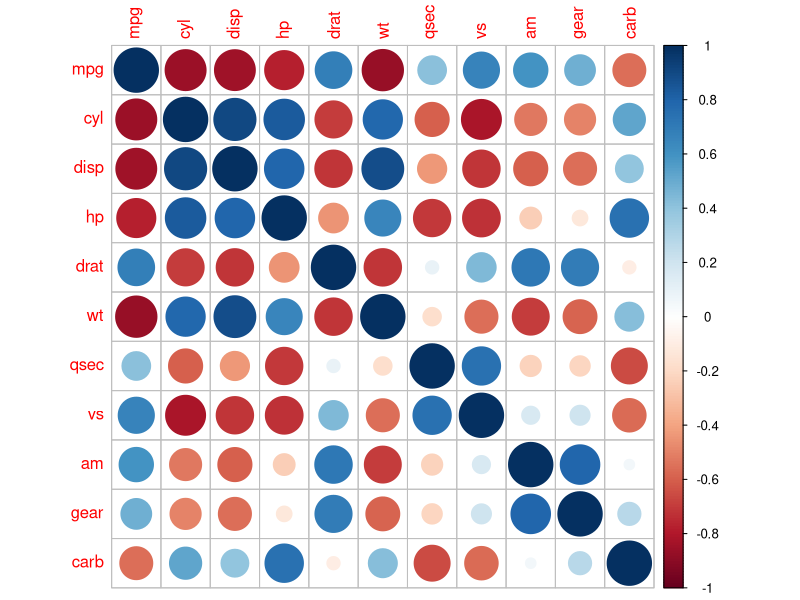
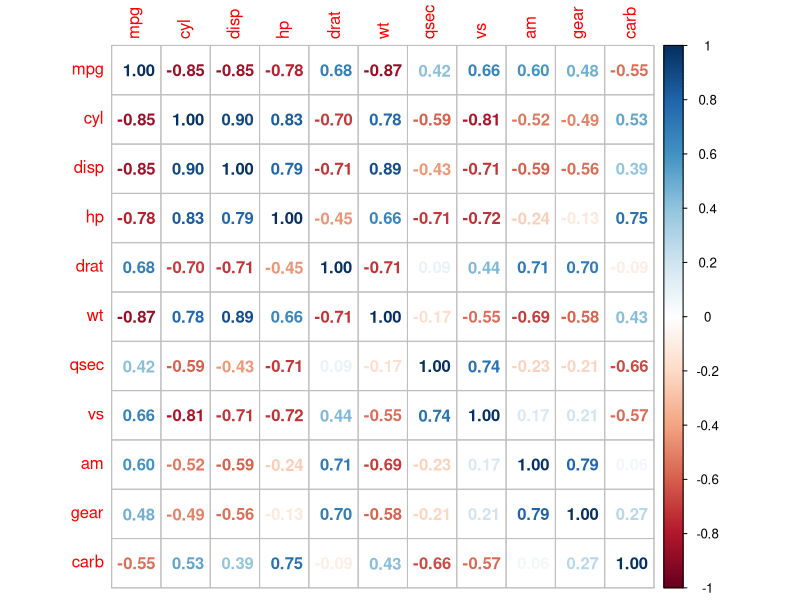
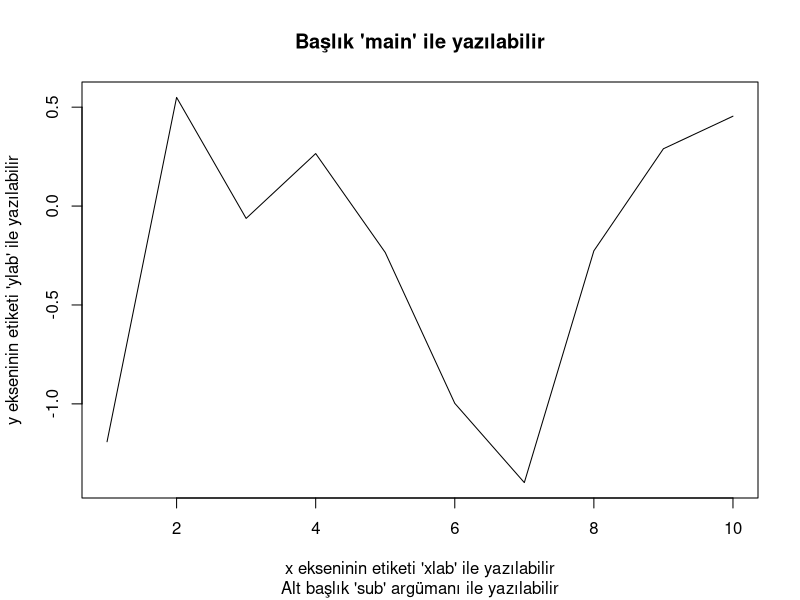
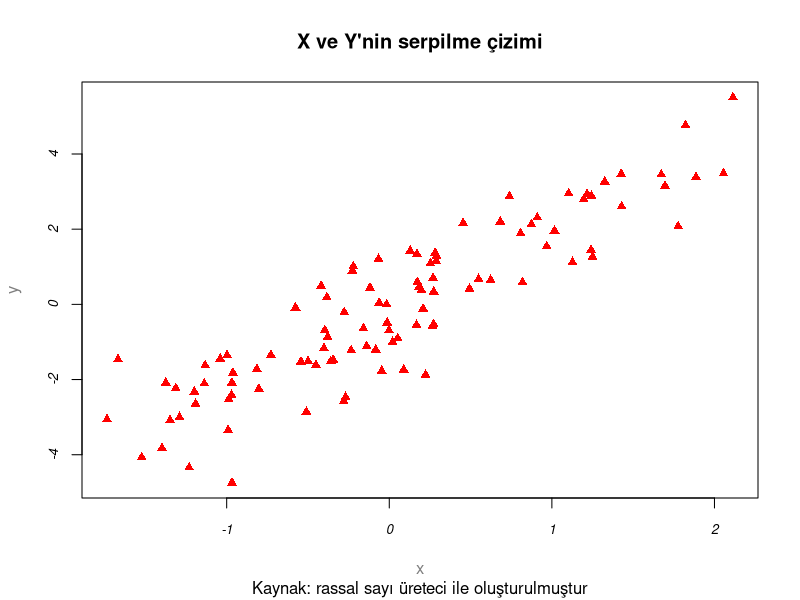
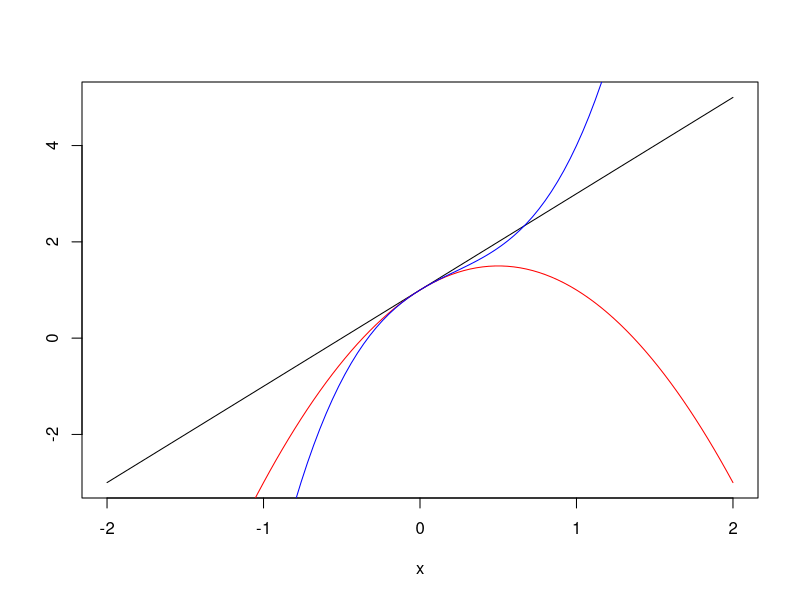
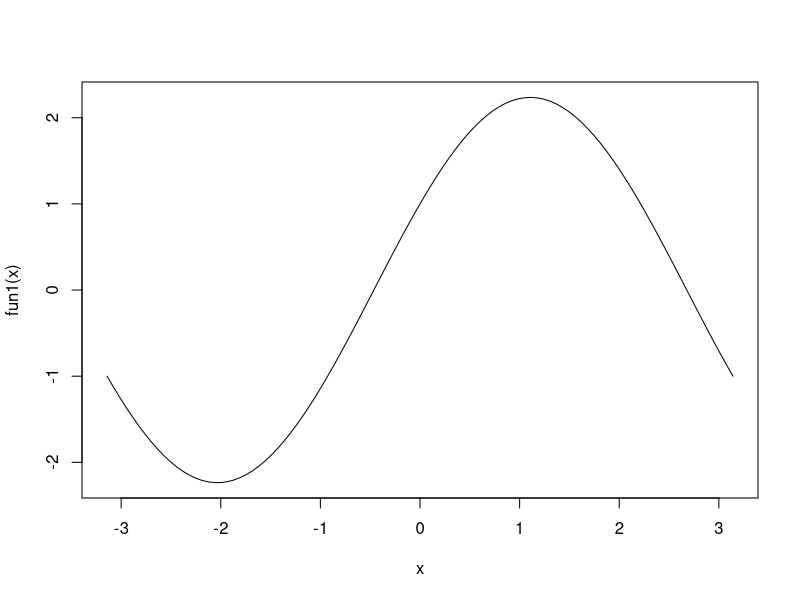
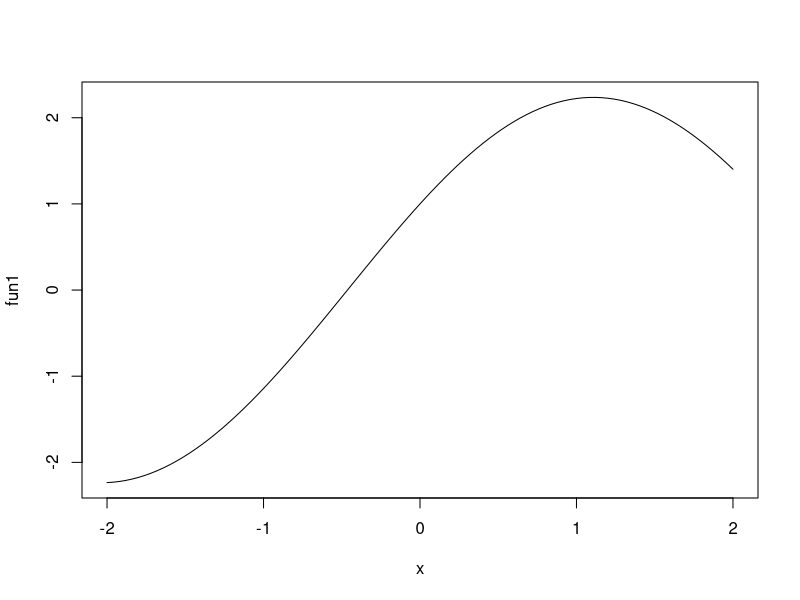
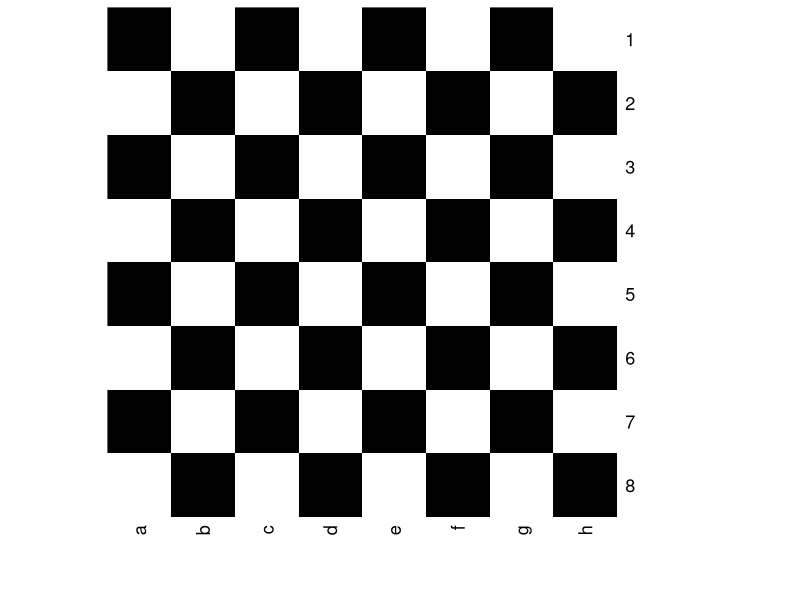

R code for these plots, in order:
## ---- chunk 1
A = 5 + 3 # toplama 
B = 5 - 3 # çıkarma 
C = 5 * 3 # çarpma 
D = 5 / 3 # bölme 
E = 5 ^ 3 # üst alma 
## ---- chunk 2
x <- A/B 
print(x)
## ---- chunk 3
a <- 9*8.1 + 8.1
print(a)
## ---- chunk 4
print(a, digits = 17)
## ---- chunk 5
print(81-a, digits = 17)
## ---- chunk 6
format(81-a, scientific = FALSE)
## ---- chunk 7
81 == a # boşluksuz iki eşit işareti mantıksal kıyaslama yapar
## ---- chunk 8
all.equal(81,a)
## ---- chunk 9
print(.Machine$double.eps, digits=22)
## ---- chunk 10
eps <- .Machine$double.eps
u <- 1 + eps
print(u, digits=22) 
u>1
## ---- chunk 11
.Machine$double.xmin
## ---- chunk 12
b <- 10.2 - 10.1
print(b, digits = 17)
## ---- chunk 13
#| echo: false
#| output: false

decimal_to_binary <- function(num) {
  binary <- rev(as.integer(intToBits(num)))
  # Sıfırları baştan kırpıyoruz
  binary <- binary[which(binary == 1)[1]:length(binary)]
  paste(binary, collapse = "")
}

decimal_to_binary(81)
## ---- chunk 14
#| echo: false
#| output: false
#| 
# Ondalık sayıyı ikili sisteme çeviren fonksiyon
decimal_to_binary_fraction <- function(decimal, precision = 20) {
  result <- ""
  frac_part <- decimal
  for (i in 1:precision) {
    frac_part <- frac_part * 2
    if (frac_part >= 1) {
      result <- paste0(result, "1")
      frac_part <- frac_part - 1
    } else {
      result <- paste0(result, "0")
    }
    if (frac_part == 0) break
  }
  result
}

decimal_to_binary_fraction(0.10)
## ---- chunk 15
pi
## ---- chunk 16
log(exp(1))
## ---- chunk 17
e <- exp(1)
print(e, digits = 3)
## ---- chunk 18
print(e, digits = 17)
## ---- chunk 19
log10(100)
## ---- chunk 20
log2(16)
## ---- chunk 21
1/0
-1/0
0/0
## ---- chunk 22
ls()
# ya da objects()
## ---- chunk 23
nesne2 <- c(10, 20)
nesne2
## ---- chunk 24
# Örnek 1 (snake_case)
yeni_bir_nesne <- nesne2*5
yeni_bir_nesne
## ---- chunk 25
# Örnek 2 (CamelCase)
YeniBirNesne <- nesne2*5
YeniBirNesne
## ---- chunk 26
# Örnek 3
yeni.bir.nesne <- nesne2^3
yeni.bir.nesne
## ---- chunk 27
class(yeni_bir_nesne)
## ---- chunk 28
typeof(yeni_bir_nesne)
## ---- chunk 29
a <- c(1,2,3,4,5)  # bir sayısal vektör oluştur
typeof(a)          # vektörün türü
print(a)
## ---- chunk 30
b <- rep(1,5) # tüm elemanları 1 olan 5 elemanlı bir vektör oluştur
a+b
## ---- chunk 31
puanlar <- c("Ahmet" = 80, "Burcu" = 95, "Hasan" = 67)
print(puanlar)
## ---- chunk 32
names(puanlar)
## ---- chunk 33
sayisal_vektor <- c(2, 4, 6, 8, 10)
sayisal_vektor
## ---- chunk 34
sifirlar <- numeric(5)
sifirlar 
## ---- chunk 35
tamsayilar <- c(1L, 2L, 3L)
tamsayilar
typeof(tamsayilar)
## ---- chunk 36
reel_sayilar <- c(1.5, 2.5, 3.5)
reel_sayilar
typeof(reel_sayilar)
## ---- chunk 37
skor <- c("Denek 1" = 80, "Denek 2" = 65, "Denek 3" = 78, "Denek 4" = 94, "Denek 5" = 100, "Denek 6" = NA, "Denek 7" = 55, "Denek 8" = 85, "Denek 9" = 88, "Denek 10" = 75)
print(skor)
## ---- chunk 38
# vektörün eleman sayısı 
length(a) # ya da NROW(a)
# sırala
sort(skor) # default: küçükten büyüğe, NA hariç
# maximum 
max(a)
# minimum
min(a)
# elemanların toplamı
sum(a)
# elemanların çarpımı
prod(a) 
# Tüm elemanları a olan n-vektör: rep(a, n)
rep(1,10)
# seq(T): 1'den  T'ye tamsayı dizisi
seq(10)
# seq(t,T) t'den T'ye tamsayı dizisi
seq(5,10)
# seq(t,T,s) t'den T'ye s artışla tamsayı dizisi
seq(1,10,2)
## ---- chunk 39
# 1nci eleman
skor[1]
## ---- chunk 40
# 2-4 elemanlar
skor[2:4]
## ---- chunk 41
# son eleman
n <- length(skor)
skor[n]
## ---- chunk 42
# son 3 eleman
skor[(n-3):n]
## ---- chunk 43
skor[n-3:n]
## ---- chunk 44
sayisal_vektor <- c(2, 4, 6, 8, 10)
besten_buyuk_mu <- sayisal_vektor > 5
besten_buyuk_mu
## ---- chunk 45
sayisal_vektor[besten_buyuk_mu]
## ---- chunk 46
sayisal_vektor[sayisal_vektor > 5]
## ---- chunk 47
isimler <- c("Ahmet", "Burcu", "Cem") # 3 elemanlı bir karakter vektörü
isimler
typeof(isimler)
## ---- chunk 48
kar <- character(5) # 5 elemanlı bir boş karakter vektörü oluştur
kar
## ---- chunk 49
nchar("Merhaba Dünya")
## ---- chunk 50
# bir karakter vektöründeki ögelerin uzunluğu
nchar(isimler) 
nchar(kar)
## ---- chunk 51
#  iki ayrı metin parçasından yeni bir metin oluşturma
kelime1 <- "Merhaba"
kelime2 <- "Dünya"
tam_cumle <- paste(kelime1, kelime2)
tam_cumle
## ---- chunk 52
substr("abcdef", 3, 4)
## ---- chunk 53
metin <- "R programlama dili"
altMetin <- substr(metin, 3, 13)
altMetin
## ---- chunk 54
alf <- "abcdef"
substr(alf, 1, 2) <- "AB"
## ---- chunk 55
isimler <- c("Hasan", "Elif", "Zeynep", "Ahmet", "Çetin", "Burcu")
sort(isimler)
## ---- chunk 56
# Meyve isimlerini içeren bir karakter vektörü
meyveler <- c("elma", "muz", "portakal", "elma ve armut", "kivi", "armut")

# "elma" kelimesini içeren öğeleri arayalım
elma_indisleri <- grep("elma", meyveler)

# Eşleşen öğelerin indeksleri (sıra numaraları)
print(elma_indisleri)
## ---- chunk 57
# Şehir isimlerini içeren bir karakter vektörü
sehirler <- c("İstanbul", "Ankara", "İzmir", "Bursa", "Ankara ve Konya", "Antalya")

# "Ankara" kelimesini içeren öğeleri bulalım
ankara_var_mi <- grepl("Ankara", sehirler)

# Her öğe için mantıksal değerler
print(ankara_var_mi)
## ---- chunk 58
# Sadece "Ankara" içeren şehirleri filtreleyelim
ankara_iceren_sehirler <- sehirler[grepl("Ankara", sehirler)]

# Filtrelenmiş liste
print(ankara_iceren_sehirler)
## ---- chunk 59
# Bir cümle
cumle <- "elma ve muz, elma ve kiraz"

# İlk "elma" kelimesini "armut" ile değiştirelim
yeni_cumle <- sub("elma", "armut", cumle)

# Yeni cümle
print(yeni_cumle)
## ---- chunk 60
# Tüm "elma" kelimelerini "armut" ile değiştirelim
tumunu_degistir <- gsub("elma", "armut", cumle)

# Yeni cümle
print(tumunu_degistir)
## ---- chunk 61
mantiksal <- logical(5)
mantiksal
## ---- chunk 62
# mantıksal işlemler, ==, !=, >, <, >=, <=
0 == 0
0 == 1
## ---- chunk 63
print(a)
# 2'den büyük sayılar
a >= 3
## ---- chunk 64
logic1 <- c(TRUE, FALSE, TRUE)
logic1
as.numeric(logic1) 
## ---- chunk 65
# parantez içinde mantıksal karşılaştırma: 
1-(a<=3)
## ---- chunk 66
1-a<=3
## ---- chunk 67
skor
## ---- chunk 68
dusuk_skorlar <- (skor < 70)
dusuk_skorlar
## ---- chunk 69
skor[dusuk_skorlar]
## ---- chunk 70
# öğe NA mı ?
is.na(skor)
## ---- chunk 71
# NA'nın konumunu bul
which(is.na(skor))
## ---- chunk 72
# sayısal öğelerin konumu
which(!is.na(skor))
## ---- chunk 73
skor2 <- skor[which(!is.na(skor))]
skor2
## ---- chunk 74
skor2 <- skor[!is.na(skor)]
skor2
## ---- chunk 75
A <- matrix(data = skor, nrow=10, ncol=1, byrow = FALSE, dimnames = NULL)
print(A)
dim(A) # matrisin boyutları satır x sütun
## ---- chunk 76
rownames(A) <- names(skor)
colnames(A) <- "skor"
print(A)
## ---- chunk 77
B <- matrix(data=1:10, nrow=5, ncol=2, byrow=FALSE, dimnames=NULL)
print(B)
## ---- chunk 78
BB <- matrix(data=1:10, nrow=5, ncol=2, byrow=TRUE, dimnames=NULL)
print(BB)
## ---- chunk 79
t(B)
## ---- chunk 80
B > 5
which(B>5)
BB > 5
which(BB>5)
## ---- chunk 81
zeros <- matrix(data = 0, nrow = 5, ncol = 5)
zeros
## ---- chunk 82
x <- cbind(b,a)
x
#  
cbind(1,1:5)
## ---- chunk 83
cinsiyet <- c("Kadın", "Erkek", "Kadın", "Kadın", "Erkek", "Kadın", "Erkek", "Erkek", "Kadın", "Kadın")
print(cinsiyet) 
table(cinsiyet)
## ---- chunk 84
x<- cbind(skor, cinsiyet)
x
## ---- chunk 85
# bir R listesi oluştur
liste1 <- list(numaralar = seq(10,20,3), 
               isimler = c("Ahmet", "Burcu", "Hasan"), 
               birim_mat = diag(4)
               )
#  
liste1 
## ---- chunk 86
names(liste1)
## ---- chunk 87
# örnek
liste1$numaralar
liste1$numaralar[1]
## ---- chunk 88
dim(liste1$birim_mat)
## ---- chunk 89
veri1 <- data.frame(skor, cinsiyet)
veri1
## ---- chunk 90
names(veri1)
str(veri1)
summary(veri1)
## ---- chunk 91
# örnek veri seti simülasyonu
set.seed(123)
x1 = rnorm(100, mean=5, sd=1.2)
x2 = rnorm(100, mean=0, sd=0.8)
grup = sample(c("A", "B", "C"), 100, replace = TRUE)
y = 2 + 2*x1 - 3*x2 + 5*(grup=="B") + 8*(grup=="C") + rnorm(100) 
#
veri2 <- data.frame(y, x1, x2, grup) # veri çerçevesini oluştur
head(veri2)
## ---- chunk 92
# doğru ve doğru = doğru
TRUE & TRUE 
## ---- chunk 93
# doğru ve yanlış = yanlış
TRUE & FALSE 
## ---- chunk 94
# yanlış ve doğru = yanlış
FALSE & TRUE 
## ---- chunk 95
# yanlış ve yanlış = yanlış
FALSE & FALSE 
## ---- chunk 96
x <- c(4, 8)
x > 3 & x < 6
## ---- chunk 97
# doğru veya doğru = doğru 
TRUE | TRUE
## ---- chunk 98
# doğru veya yanlış = doğru 
TRUE | FALSE
## ---- chunk 99
# yanlış veya doğru = doğru 
FALSE | TRUE
## ---- chunk 100
# yanlış veya yanlış = yanlış
FALSE | FALSE
## ---- chunk 101
x <- c(4, 8)
x > 3 | x < 6
## ---- chunk 102
# grup = A olanları seç
veri2_A <- veri2[grup == "A", ]
head(veri2_A)
## ---- chunk 103
# subset() fonksiyonu ile 
head(subset(veri2, grup=="A"))
## ---- chunk 104
# grup = A ve grup = B olanları seç
veri2_AB <- veri2[grup == "A" | grup == "B", ]
head(veri2_AB)
## ---- chunk 105
# %in% işlemcisi ile
# grup = A ve grup = B olanları seç
veri2_AB <- veri2[grup %in% c("A", "B"), ]
head(veri2_AB)
## ---- chunk 106
# veri2'den 10 satırın rassal seçimi
set.seed(99)
orneklem1 <- sample(1:nrow(veri2), 10, replace = FALSE)
orneklem1 # satır numaraları
## ---- chunk 107
# veri2'den satırları çek
veri2[orneklem1, ]
## ---- chunk 108
satirno <- sample(1:nrow(veri2), nrow(veri2), replace = TRUE)
boot1 <- veri2[satirno, ]
head(boot1)
## ---- chunk 109
a <- seq(1,10,1)
b <- 85
c <- "YTU"
if (typeof(b)=="double" |  typeof(b)=="integer") {
  print(b) } else {
    print("This is not a numeric object")
  }

## ---- chunk 110
x <- -10
if (x < 0) {
    print("x negatif bir sayıdır") 
  } else if (x == 0) {
    print("x sıfıra eşittir") 
  } else {
    print("x pozitif bir sayıdır")
  }
## ---- chunk 111
for (i in 1:10){
  if (i<5) {print(i^2)}
  else {print(sqrt(i))}
}
## ---- chunk 112
liste_ort <- lapply(mtcars, mean)  # 
unlist(liste_ort)
## ---- chunk 113
set.seed(456)
x1 <- runif(100)
x2 <- runif(100)
x3 <- rnorm(100)
x4 <- rnorm(100)
napoz1 <- sample(1:100, sample(1:10, 1), replace = FALSE)
napoz2 <- sample(1:100, sample(1:10, 1), replace = FALSE)
x1[napoz1] <- NA
x2[napoz2] <- NA
data <- data.frame(x1, x2, x3, x4)
head(data)
## ---- chunk 114
na_sayisi <- function(x) {
  sum(is.na(x))
}
unlist(lapply(data, na_sayisi))
## ---- chunk 115
# ya da daha basit olarak 
unlist(lapply(data, function(x) sum(is.na(x))))
## ---- chunk 116
# data sütunları nümerik mi?
sapply(data, is.numeric)
## ---- chunk 117
# data sütunlarında NA sayısı 
sapply(data, function(x) sum(is.na(x)))
## ---- chunk 118
# vapply() için çıktı vektörünün türünü bildirmemiz gerekir
vapply(data, is.numeric, logical(1))
## ---- chunk 119
# data sütunlarında NA sayısı 
vapply(data, function(x) sum(is.na(x)), numeric(1))
## ---- chunk 120
# 200 x 5 boyutlu bir uniform matris oluştur 
set.seed(789)
X <- matrix(runif(1000), ncol = 5)
colnames(X) <- letters[1:5]
head(X)
## ---- chunk 121
# X'in sütun ortalamalarını bul 
apply(X, 2, mean) # satırlar için margin=1, sütunlar için ise 2
## ---- chunk 122
mean(skor)
## ---- chunk 123
mean(skor, na.rm = TRUE) # ya da mean(skor, TRUE)
## ---- chunk 124
sd(skor, na.rm = TRUE)
## ---- chunk 125
args(sd) 
## ---- chunk 126
sd
## ---- chunk 127
tek_cift <- function(x) {
    if (x == 0) {
      print("Girdiğiniz sayı sıfırdır!")
    } else if (x %% 2 == 0) {
      print("Çift sayı") 
    } else {
      print("Tek sayı")
    }
}
## ---- chunk 128
# tek_cift() fonksiyonunu kullanabiliriz
tek_cift(4) 
tek_cift(5L) 
## ---- chunk 129
rownames(installed.packages(priority="base"))
## ---- chunk 130
library(corrplot)
kor_matris <- cor(mtcars)
corrplot(kor_matris)
## ---- chunk 131
corrplot(kor_matris, method = "number")
## ---- chunk 132
#| label: fig-plot1
#| fig-cap: "R plot fonksiyonu" 
#| echo: false
set.seed(2345)
x <- rnorm(10) 
plot(x,  
     main="Başlık 'main' ile yazılabilir", 
     type = "l", # çizgi grafiği
     xlab="x ekseninin etiketi 'xlab' ile yazılabilir", 
     ylab="y ekseninin etiketi 'ylab' ile yazılabilir", 
     sub="Alt başlık 'sub' argümanı ile yazılabilir")   
## ---- chunk 133
#| label: fig-plot2
#| fig-cap: "R plot fonksiyonu" 
#| echo: false
set.seed(2345)
x <- rnorm(100)
y <- 2*x+rnorm(100)
plot(x, y, 
     type = "p", # nokta grafiği
     main="X ve Y'nin serpilme çizimi", 
     xlab="x", 
     ylab="y", 
     sub="Kaynak: rassal sayı üreteci ile oluşturulmuştur",
     pch = 17,    # içi dolu üçgen
     col = "red", # sembol rengi = kırmızı
     font.main = 2, # başlık yazı tipi
     cex.main = 1.2,  # başlık yazı büyüklüğü
     font.axis = 3,   # eksenlerin yazı tipi, 3=italik
     cex.axis = 0.8,  # eksenlerin yazı büyüklüğü
     col.lab = "gray50"  # eksen rengi
)
## ---- chunk 134
# a linear function
curve(1+2*x, from=-2, to=2, xlab="x", ylab="" )
# add a quadratic function
curve(1+2*x-2*x^2, add = TRUE, col = "red" )
# cubic
curve(1+2*x-2*x^2+3*x^3, add = TRUE, col = "blue" )

## ---- chunk 135
# fonksiyonu tanımla
fun1 <- function(x) 2*sin(x)+cos(x)
# eğriyi çiz
curve(fun1, -pi, pi, n = 100) 
## ---- chunk 136
# focus on the interval -2 < x < 2
plot(fun1, -2, 2)
## ---- chunk 137
# 1'den 50'ye kadar sayılar
vektor <- 1:50
# 7'nin katları
vektor[vektor %% 7 == 0]
## ---- chunk 138
# 100 ile 200 arasındaki çift sayılar
vektor2 <- 100:200
vektor2[vektor2 %% 2 == 0]
## ---- chunk 139
# İki vektör oluşturma
v1 <- c(1, 2, 3, 4, 5)
v2 <- c(6, 7, 8, 9, 10)
# Toplama ve çarpma
v1 + v2
v1 * v2
## ---- chunk 140
# 10 elemanlı vektör
v3 <- 1:10
# İlk ve son yarısını toplama
sum(v3[1:5])
sum(v3[6:10])
## ---- chunk 141
# Matris oluşturma
matris <- matrix(1:16, nrow = 4)
# İkinci satır ve üçüncü sütun
matris[2, ]
matris[, 3]
## ---- chunk 142
# İki matris oluşturma ve toplama
m1 <- matrix(1:9, nrow = 3)
m2 <- matrix(9:1, nrow = 3)
m1 + m2
## ---- chunk 143
# 5x5 matris
matris2 <- matrix(1:25, nrow = 5)
# Köşegen elemanlar
diag(matris2)
## ---- chunk 144
# 3x3 matris ve kareler
matris3 <- matrix(1:9, nrow = 3)
matris3^2
## ---- chunk 145
# Liste oluşturma ve değiştirme
liste <- list(sayi = 10, metin = "Merhaba", mantik = TRUE)
liste
liste$metin <- "Güle güle"
liste
## ---- chunk 146
# İç içe liste
ic_ice_liste <- list(sayilar = 1:5, harfler = letters[1:5], liste = liste)
ic_ice_liste$liste$metin
## ---- chunk 147
# Veri çerçevesi oluşturma ve filtreleme
df <- data.frame(Isim = c("Ali", "Veli", "Ayşe"), Yas = c(32, 45, 25), Gelir = c(50000, 60000, 45000))
df
df[df$Gelir > 50000, ]
## ---- chunk 148
# Şehir bilgisi içeren veri çerçevesi
sehir_df <- data.frame(Isim = c("Ali", "Veli", "Ayşe"), Sehir = c("İstanbul", "Ankara", "İstanbul"))
table(sehir_df$Sehir)
## ---- chunk 149
# Asal sayıları bulma 
# Bir asal sayı, yalnızca 1 ve kendisi olmak üzere tam olarak iki pozitif 
# böleni olan 1'den büyük bir doğal sayıdır.
#
asal_sayilar <- c()
for (i in 2:100) {
    if (i == 2) {
        asal_sayilar <- c(asal_sayilar, i)
    } else {
        asal_mi <- TRUE
        for (j in 2:(i-1)) {
            if (i %% j == 0) {
                asal_mi <- FALSE
                break
            }
        }
        if (asal_mi) {
            asal_sayilar <- c(asal_sayilar, i)
        }
    }
}
asal_sayilar
## ---- chunk 150
# Karakter vektörü ve uzunlukları
kelimeler <- c("elma", "armut", "kiraz")
uzunluklar <- c()
for (kelime in kelimeler) {
  uzunluklar <- c(uzunluklar, nchar(kelime))
}
uzunluklar
## ---- chunk 151
# Geometrik ortalama fonksiyonu
geo_ortalama <- function(a, b) {
  sqrt(a * b)
}
geo_ortalama(10,20)
## ---- chunk 152
# Max ve min döndüren fonksiyon
max_min <- function(sayilar) {
  c(max = max(sayilar), min = min(sayilar))
}
max_min(1:10)
## ---- chunk 153
#| echo: false
#| output: false
#| warning: false

r1 <- matrix(rep(c(1, 0), 4), nrow = 1, byrow = TRUE)  # Siyah başlayan satır
r2 <- matrix(rep(c(0, 1), 4), nrow = 1, byrow = TRUE)  # Beyaz başlayan satır
satranc_tahtasi <- rbind(r2, r1, r2, r1, r2, r1, r2, r1)  # Satranç tahtası

rownames(satranc_tahtasi) <- c("8", "7", "6", "5", "4", "3", "2", "1")
colnames(satranc_tahtasi) <- c("a", "b", "c", "d", "e", "f", "g", "h")
satranc_tahtasi
# görsel
heatmap(satranc_tahtasi, Rowv = NA, Colv = NA, col = c("white", "black"))
## ---- chunk 154
set.seed(1)
mesafeler <- matrix(sample(100:500, 25, replace = TRUE), nrow = 5)
rownames(mesafeler) <- c("A","B","C","D","E")
colnames(mesafeler) <- c("G","H","J","K","L")
mesafeler
## ---- chunk 155
kişiler <- list(c("Ali", 35, "Mühendis"), 
                c("Ayşe", 28, "Doktor"), 
                c("Mehmet", 42, "Öğretmen"))
## ---- chunk 156
ürünler <- data.frame(Ürün = c("Kalem", "Defter", "Silgi"), 
                      Fiyat = c(1.50, 2.00, 0.75), 
                      Stok = c(12, 8, 15))
ürünler
